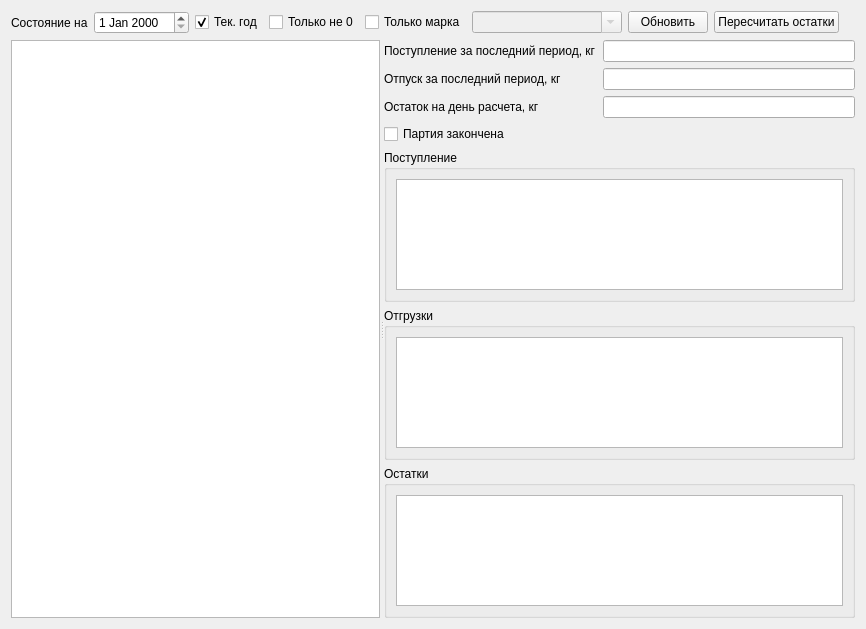
<?xml version="1.0" encoding="UTF-8"?>
<ui version="4.0">
 <class>FormPartEl</class>
 <widget class="QWidget" name="FormPartEl">
  <property name="geometry">
   <rect>
    <x>0</x>
    <y>0</y>
    <width>866</width>
    <height>629</height>
   </rect>
  </property>
  <property name="windowTitle">
   <string>Form</string>
  </property>
  <layout class="QVBoxLayout" name="verticalLayout_5">
   <item>
    <layout class="QHBoxLayout" name="horizontalLayout">
     <item>
      <widget class="QLabel" name="label_4">
       <property name="text">
        <string>Состояние на</string>
       </property>
      </widget>
     </item>
     <item>
      <widget class="DateEdit" name="dateEdit"/>
     </item>
     <item>
      <widget class="QCheckBox" name="checkBoxCyrYear">
       <property name="text">
        <string>Тек. год</string>
       </property>
       <property name="checked">
        <bool>true</bool>
       </property>
      </widget>
     </item>
     <item>
      <widget class="QCheckBox" name="checkBoxNotN">
       <property name="text">
        <string>Только не 0</string>
       </property>
       <property name="checked">
        <bool>false</bool>
       </property>
      </widget>
     </item>
     <item>
      <widget class="QCheckBox" name="checkBoxEl">
       <property name="text">
        <string>Только марка</string>
       </property>
      </widget>
     </item>
     <item>
      <widget class="QComboBox" name="comboBoxEl">
       <property name="enabled">
        <bool>false</bool>
       </property>
       <property name="minimumSize">
        <size>
         <width>150</width>
         <height>0</height>
        </size>
       </property>
       <property name="editable">
        <bool>true</bool>
       </property>
      </widget>
     </item>
     <item>
      <widget class="QPushButton" name="cmdUpd">
       <property name="text">
        <string>Обновить</string>
       </property>
      </widget>
     </item>
     <item>
      <widget class="QPushButton" name="cmdCalc">
       <property name="text">
        <string>Пересчитать остатки</string>
       </property>
      </widget>
     </item>
     <item>
      <spacer name="horizontalSpacer">
       <property name="orientation">
        <enum>Qt::Horizontal</enum>
       </property>
       <property name="sizeHint" stdset="0">
        <size>
         <width>40</width>
         <height>20</height>
        </size>
       </property>
      </spacer>
     </item>
    </layout>
   </item>
   <item>
    <widget class="QSplitter" name="splitter">
     <property name="orientation">
      <enum>Qt::Horizontal</enum>
     </property>
     <widget class="TableView" name="tableViewPart">
      <property name="selectionMode">
       <enum>QAbstractItemView::SingleSelection</enum>
      </property>
      <property name="selectionBehavior">
       <enum>QAbstractItemView::SelectRows</enum>
      </property>
     </widget>
     <widget class="QWidget" name="layoutWidget">
      <layout class="QVBoxLayout" name="verticalLayout_4">
       <item>
        <layout class="QGridLayout" name="gridLayout">
         <item row="0" column="0">
          <widget class="QLabel" name="label">
           <property name="text">
            <string>Поступление за последний период, кг</string>
           </property>
          </widget>
         </item>
         <item row="0" column="1">
          <widget class="QLineEdit" name="lineEditPost">
           <property name="alignment">
            <set>Qt::AlignRight|Qt::AlignTrailing|Qt::AlignVCenter</set>
           </property>
           <property name="readOnly">
            <bool>true</bool>
           </property>
          </widget>
         </item>
         <item row="1" column="0">
          <widget class="QLabel" name="label_2">
           <property name="text">
            <string>Отпуск за последний период, кг</string>
           </property>
          </widget>
         </item>
         <item row="1" column="1">
          <widget class="QLineEdit" name="lineEditOtp">
           <property name="alignment">
            <set>Qt::AlignRight|Qt::AlignTrailing|Qt::AlignVCenter</set>
           </property>
           <property name="readOnly">
            <bool>true</bool>
           </property>
          </widget>
         </item>
         <item row="2" column="0">
          <widget class="QLabel" name="label_3">
           <property name="text">
            <string>Остаток на день расчета, кг</string>
           </property>
          </widget>
         </item>
         <item row="2" column="1">
          <widget class="QLineEdit" name="lineEditOst">
           <property name="alignment">
            <set>Qt::AlignRight|Qt::AlignTrailing|Qt::AlignVCenter</set>
           </property>
           <property name="readOnly">
            <bool>true</bool>
           </property>
          </widget>
         </item>
         <item row="3" column="0">
          <widget class="QCheckBox" name="checkBoxFini">
           <property name="text">
            <string>Партия закончена</string>
           </property>
          </widget>
         </item>
        </layout>
       </item>
       <item>
        <widget class="QGroupBox" name="groupBox">
         <property name="title">
          <string>Поступление</string>
         </property>
         <layout class="QVBoxLayout" name="verticalLayout">
          <item>
           <widget class="TableView" name="tableViewPost">
            <attribute name="verticalHeaderVisible">
             <bool>false</bool>
            </attribute>
           </widget>
          </item>
         </layout>
        </widget>
       </item>
       <item>
        <widget class="QGroupBox" name="groupBox_2">
         <property name="title">
          <string>Отгрузки</string>
         </property>
         <layout class="QVBoxLayout" name="verticalLayout_2">
          <item>
           <widget class="TableView" name="tableViewShip">
            <attribute name="verticalHeaderVisible">
             <bool>false</bool>
            </attribute>
           </widget>
          </item>
         </layout>
        </widget>
       </item>
       <item>
        <widget class="QGroupBox" name="groupBox_3">
         <property name="title">
          <string>Остатки</string>
         </property>
         <layout class="QVBoxLayout" name="verticalLayout_3">
          <item>
           <widget class="TableView" name="tableViewOst">
            <attribute name="verticalHeaderVisible">
             <bool>false</bool>
            </attribute>
           </widget>
          </item>
         </layout>
        </widget>
       </item>
      </layout>
     </widget>
    </widget>
   </item>
  </layout>
 </widget>
 <customwidgets>
  <customwidget>
   <class>DateEdit</class>
   <extends>QDateEdit</extends>
   <header>db/dbviewer.h</header>
  </customwidget>
  <customwidget>
   <class>TableView</class>
   <extends>QTableView</extends>
   <header>tableview.h</header>
  </customwidget>
 </customwidgets>
 <resources/>
 <connections/>
</ui>
